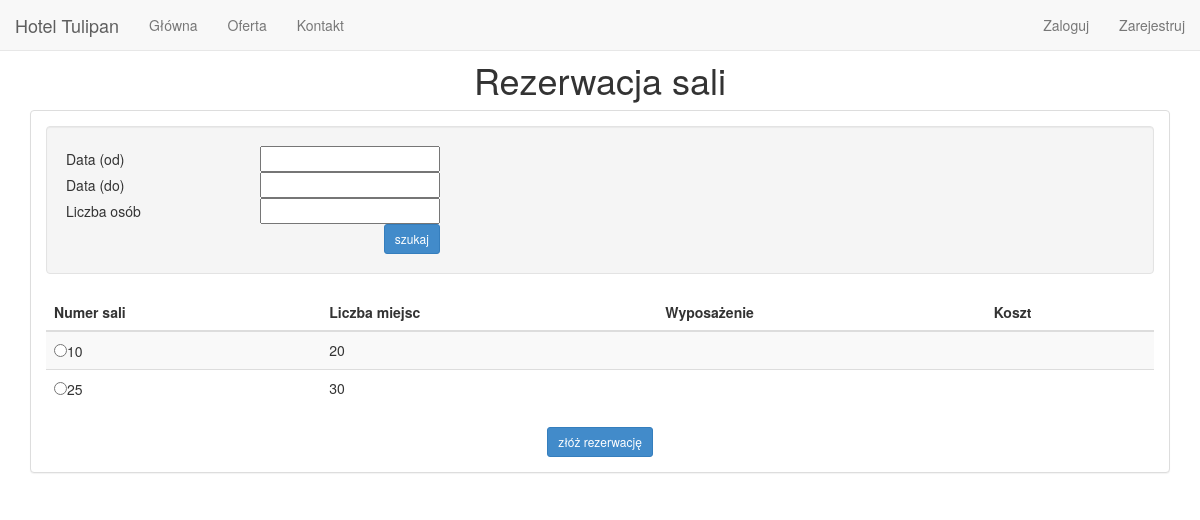
The page /php/rezerwacja_sali.php on the database its author committed.
### tables this page shows
CREATE TABLE IF NOT EXISTS `pomieszczenia` (
  `numerPomieszczenia` varchar(6) NOT NULL,
  `kluczWRecepcji` tinyint(1) NOT NULL,
  `zdjecie` varchar(256) DEFAULT NULL,
  `idSali` int(11) DEFAULT NULL,
  `idPokoju` int(11) DEFAULT NULL,
  `czySala` tinyint(1) NOT NULL,
  PRIMARY KEY (`numerPomieszczenia`),
  UNIQUE KEY `numerPomieszczenia_UNIQUE` (`numerPomieszczenia`),
  KEY `fk_pomieszczenia_saleKonferencyjne1_idx` (`idSali`),
  KEY `fk_pomieszczenia_pokoje1_idx` (`idPokoju`)
);

CREATE TABLE IF NOT EXISTS `salekonferencyjne` (
  `idSali` int(11) NOT NULL AUTO_INCREMENT,
  `iloscMiejsc` int(11) NOT NULL,
  `cena` decimal(10,2) NOT NULL,
  PRIMARY KEY (`idSali`),
  UNIQUE KEY `idPomieszczenia_UNIQUE` (`idSali`)
);

### php/rezerwacja_sali.php (the view, shortened to what this page needs)
<?php
require_once 'klient_czy_zalogowany.php';
$do = '4000-12-30';
$od = '1800-01-01';
$sort = 'numerPomieszczenia';
$liczbaOsob = 0;
$zapytanie_glowne = "select numerPomieszczenia, idSali, iloscMiejsc, cena*datediff('$do', '$od') as koszty
					from pomieszczenia join saleKonferencyjne using (idSali)
					where
					numerPomieszczenia not in
					(
					select distinct numerPomieszczenia
					from rezerwacje
					where
					(
					(('$do' between okresOd and okresDo)and('$do' <> okresOd))
					or
					(('$od' between okresOd and okresDo)and('$od' <> okresDo))
					or
					((okresOd>='$od')and(okresDo<='$do'))
					)
					)
					and czySala = 1 and iloscMiejsc >= $liczbaOsob
					order by $sort";
if(!$zapytanie_glowne_run = mysql_query($zapytanie_glowne))
{
  echo 'blad zaptyania glownego';
  echo mysql_error();
}
function addSelect($zapytanie)
{
	while($zapytanie_row = mysql_fetch_assoc($zapytanie))
	{
		$numer = $zapytanie_row['numerPomieszczenia'];
		$count = $zapytanie_row['iloscMiejsc'];
		if(isset($_POST['data_przyjazdu']) && ($_POST['data_przyjazdu'] != '')) $cost = $zapytanie_row['koszty'];
			else $cost = '';
		$idsali = $zapytanie_row['idSali'];
		$facilities = facility($idsali);
		addNewRow($numer, $count, $facilities, $cost);
	}
}
function facility($idSali)
{
	$zapytanie = 	"select nazwa
					from saleKonferencyjne join sale_wyposazenie using (idSali) join wyposazenieSali using (idWyposazenia)
					where idSali = $idSali";
	if(!$zapytanie_run = mysql_query($zapytanie))
	{
		echo 'blad zapytania o wyposażenie';
		echo mysql_error();
	}
	$wynik = "";
	$i = 0;
	while($use_query_row = mysql_fetch_assoc($zapytanie_run))
	{
		$wynik[$i] = $use_query_row['nazwa'];
		$i++;
	}
	return implode(", ", $wynik);
}
function addNewRow($Number, $Count, $Facilities, $Cost)
{
  echo "<tr>";
  echo "<td><input type='radio' name='sala' value=\"$Number\" required>$Number</td>";
  echo "<td>$Count</td>";
  echo "<td>$Facilities</td>";
  echo "<td>$Cost</td>";
  echo "</tr>";
}
?>
<div class="container">
<h1><center>Rezerwacja sali</center></h1>
<div class="panel panel-default panel-body">
<form action="rezerwacja_sali.php" method="POST">
<div class="well">
<table style="width: 35%">
       <tr>
           <td>Data (od)</td>
           <td style="width: 180px"><input type="text" name="data_przyjazdu" style="width: 180px" value="<?php if(isset($_POST['data_przyjazdu'])) echo $_POST['data_przyjazdu']; ?>"></td>
       </tr>
       <tr>
           <td>Data (do)</td>
           <td style="width: 180px"><input type="text" name="data_odjazdu" style="width: 180px" value="<?php if(isset($_POST['data_odjazdu'])) echo $_POST['data_odjazdu']; ?>"></td>
       </tr>
       <tr>
           <td>Liczba osób</td>
           <td style="width: 180px"><input type="text" name="liczba_osob" style="width: 180px" value="<?php if(isset($_POST['liczba_osob'])) echo $_POST['liczba_osob']; ?>"></td>
       </tr>
       <tr style="text-align: right">
           <td></td>
           <td style="text-align: right"><input type="submit" name="szukaj" value="szukaj" class="btn btn-sm btn-primary"></td>
       </tr>
</table>
</div>
</form>
<form action="rezerwacja_sali.php" method="POST">
<table class="table table-striped">
       <thead><tr>
           <th>Numer sali</th>
           <th>Liczba miejsc</th>
           <th>Wyposażenie</th>
           <th>Koszt</th>
       </tr></thead>
       <?php addSelect($zapytanie_glowne_run);?>
</table>
<center><input type="submit" name="zloz" value="złóż rezerwację" class="btn btn-sm btn-primary"></center>
</form>
</div>
</div>
</body>
</html>

### rows shown on the page
pomieszczenia: numerPomieszczenia "10", idSali.iloscMiejsc "20"
pomieszczenia: numerPomieszczenia "25", idSali.iloscMiejsc "30"
